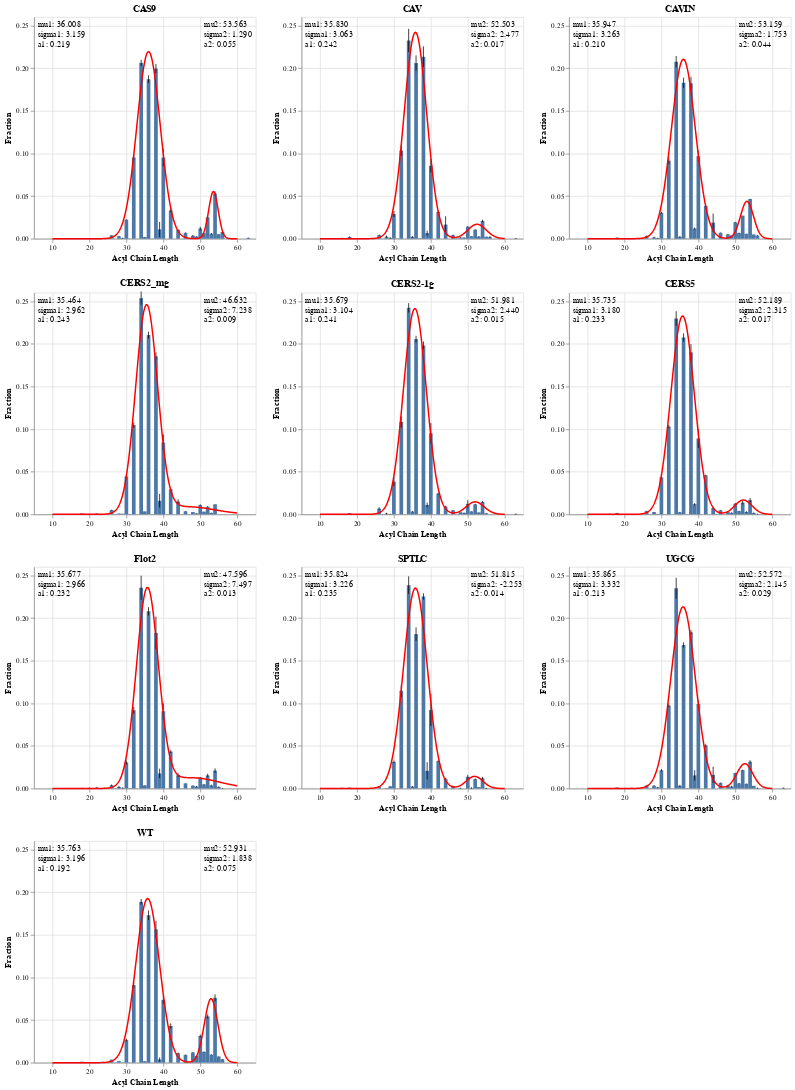

Notebook code cell kept with this figure:
### Code cell
chart_list = []
def gauss(x,mu,sigma,A):
    return A*np.exp(-(x-mu)**2/(2*sigma**2))

def bimodal(x,mu1,sigma1,A1,mu2,sigma2,A2):
    return gauss(x,mu1,sigma1,A1)+gauss(x,mu2,sigma2,A2)

for protein in ptnstd['Mutation'].unique():
    source = ptnstd[ptnstd['Mutation'] == protein]
    
    # create error bars
    err = alt.Chart(source).mark_errorbar(extent='stdev').encode(
        x='Acyl Chain Length:Q',
        y='Fraction:Q',
    )
    
    # create histogram
    bar = alt.Chart(source).mark_bar().encode(
        x='Acyl Chain Length:Q',
        y=alt.Y('mean(Fraction):Q').scale(domain=[0,.26]),
    ).properties(title=protein)
    
    # create gaussian
    x = ptns[(ptns['Acyl Chain Length'] % 2 == 0)]['Acyl Chain Length']
    y = ptns[protein].loc[x.index]
    
    # expected vals
    x1 = x[(x < 51) & (x >= 20)]
    y1 = ptns[protein].loc[x1.index]
    x2 = x[(x >= 51)]
    y2 = ptns[protein].loc[x2.index]
    
    n1 = sum(y1)
    mean1 = sum(x1*y1)/n1                  
    sigma1 = sum(y1*(x1-mean1)**2)/n1
    a1 = max(y1)
    
    n2 = sum(y2)                         
    mean2 = sum(x2*y2)/n2                  
    sigma2 = sum(y2*(x2-mean2)**2)/n2
    a2=max(y2)
    
    expected = [mean1, sigma1, a1, mean2, sigma2, a2]
    # print(protein, expected)
    
    popt,pcov = curve_fit(bimodal,x,y,p0=expected)
    
    xx = np.linspace(10, 60, 500)
    
    s = pd.DataFrame({'Acyl Chain Length':xx, 'y':bimodal(xx, *popt)})
    
    gaus = alt.Chart(s).mark_line(color='red').encode(
        x='Acyl Chain Length:Q',
        y='y:Q'
    )
    
    text1 = alt.Chart({'values':[{}]}).mark_text(
        align="left", baseline="top"
    ).encode(
        x=alt.value(5),  # pixels from left
        y=alt.value(5),  # pixels from top
        text=alt.value([f"mu1: {popt[0]:.3f}", f"sigma1: {popt[1]:.3f}", f"a1: {popt[2]:.3f}"])
    )
    
    text2 = alt.Chart({'values':[{}]}).mark_text(
        align="left", baseline="top"
    ).encode(
        x=alt.value(230),  # pixels from left
        y=alt.value(5),  # pixels from top
        text=alt.value([f"mu2: {popt[3]:.3f}", f"sigma2: {popt[4]:.3f}", f"a2: {popt[5]:.3f}"])
    )
    
    # append to chart list
    chart = bar + err + gaus + text1 + text2
    
    chart_list.append(chart)

bimodal_gauss = alt.hconcat(*chart_list[:3]) & alt.hconcat(*chart_list[3:6]) & alt.hconcat(*chart_list[6:9]) & chart_list[9]
bimodal_gauss

### Figure 1 — Vega-Lite specification as saved in the notebook (floating-point values rounded to 4 significant figures; data arrays with more than 128 entries replaced by an {"elided": "..."} marker saying what was removed)
{"config": {"view": {"continuousWidth": 300, "continuousHeight": 300}}, "vconcat": [{"hconcat": [{"layer": [{"mark": {"type": "bar"}, "encoding": {"x": {"field": "Acyl Chain Length", "type": "quantitative"}, "y": {"aggregate": "mean", "field": "Fraction", "scale": {"domain": [0, 0.26]}, "type": "quantitative"}}, "title": "CAS9"}, {"mark": {"type": "errorbar", "extent": "stdev"}, "encoding": {"x": {"field": "Acyl Chain Length", "type": "quantitative"}, "y": {"field": "Fraction", "type": "quantitative"}}}, {"data": {"name": "data-999a9754da4e2a98440da44bfdbe0ffe"}, "mark": {"type": "line", "color": "red"}, "encoding": {"x": {"field": "Acyl Chain Length", "type": "quantitative"}, "y": {"field": "y", "type": "quantitative"}}}, {"data": {"name": "empty"}, "mark": {"type": "text", "align": "left", "baseline": "top"}, "encoding": {"text": {"value": ["mu1: 36.008", "sigma1: 3.159", "a1: 0.219"]}, "x": {"value": 5}, "y": {"value": 5}}}, {"data": {"name": "empty"}, "mark": {"type": "text", "align": "left", "baseline": "top"}, "encoding": {"text": {"value": ["mu2: 53.563", "sigma2: 1.290", "a2: 0.055"]}, "x": {"value": 230}, "y": {"value": 5}}}], "data": {"name": "data-18b49fcc9df3dbd5865e925378771cc9"}}, {"layer": [{"mark": {"type": "bar"}, "encoding": {"x": {"field": "Acyl Chain Length", "type": "quantitative"}, "y": {"aggregate": "mean", "field": "Fraction", "scale": {"domain": [0, 0.26]}, "type": "quantitative"}}, "title": "CAV"}, {"mark": {"type": "errorbar", "extent": "stdev"}, "encoding": {"x": {"field": "Acyl Chain Length", "type": "quantitative"}, "y": {"field": "Fraction", "type": "quantitative"}}}, {"data": {"name": "data-f541dbc7574e0765a2eb73beda064690"}, "mark": {"type": "line", "color": "red"}, "encoding": {"x": {"field": "Acyl Chain Length", "type": "quantitative"}, "y": {"field": "y", "type": "quantitative"}}}, {"data": {"name": "empty"}, "mark": {"type": "text", "align": "left", "baseline": "top"}, "encoding": {"text": {"value": ["mu1: 35.830", "sigma1: 3.063", "a1: 0.242"]}, "x": {"value": 5}, "y": {"value": 5}}}, {"data": {"name": "empty"}, "mark": {"type": "text", "align": "left", "baseline": "top"}, "encoding": {"text": {"value": ["mu2: 52.503", "sigma2: 2.477", "a2: 0.017"]}, "x": {"value": 230}, "y": {"value": 5}}}], "data": {"name": "data-3fcf9435cb95d8fe45bc7883abde5776"}}, {"layer": [{"mark": {"type": "bar"}, "encoding": {"x": {"field": "Acyl Chain Length", "type": "quantitative"}, "y": {"aggregate": "mean", "field": "Fraction", "scale": {"domain": [0, 0.26]}, "type": "quantitative"}}, "title": "CAVIN"}, {"mark": {"type": "errorbar", "extent": "stdev"}, "encoding": {"x": {"field": "Acyl Chain Length", "type": "quantitative"}, "y": {"field": "Fraction", "type": "quantitative"}}}, {"data": {"name": "data-511cf9263a97d7f1c52b7513d8740760"}, "mark": {"type": "line", "color": "red"}, "encoding": {"x": {"field": "Acyl Chain Length", "type": "quantitative"}, "y": {"field": "y", "type": "quantitative"}}}, {"data": {"name": "empty"}, "mark": {"type": "text", "align": "left", "baseline": "top"}, "encoding": {"text": {"value": ["mu1: 35.947", "sigma1: 3.263", "a1: 0.210"]}, "x": {"value": 5}, "y": {"value": 5}}}, {"data": {"name": "empty"}, "mark": {"type": "text", "align": "left", "baseline": "top"}, "encoding": {"text": {"value": ["mu2: 53.159", "sigma2: 1.753", "a2: 0.044"]}, "x": {"value": 230}, "y": {"value": 5}}}], "data": {"name": "data-b208a4638d2204539f8fe69146dba5cc"}}]}, {"hconcat": [{"layer": [{"mark": {"type": "bar"}, "encoding": {"x": {"field": "Acyl Chain Length", "type": "quantitative"}, "y": {"aggregate": "mean", "field": "Fraction", "scale": {"domain": [0, 0.26]}, "type": "quantitative"}}, "title": "CERS2_mg"}, {"mark": {"type": "errorbar", "extent": "stdev"}, "encoding": {"x": {"field": "Acyl Chain Length", "type": "quantitative"}, "y": {"field": "Fraction", "type": "quantitative"}}}, {"data": {"name": "data-2e436bdb2be37ef73fb17d1ef1d0a019"}, "mark": {"type": "line", "color": "red"}, "encoding": {"x": {"field": "Acyl Chain Length", "type": "quantitative"}, "y": {"field": "y", "type": "quantitative"}}}, {"data": {"name": "empty"}, "mark": {"type": "text", "align": "left", "baseline": "top"}, "encoding": {"text": {"value": ["mu1: 35.464", "sigma1: 2.962", "a1: 0.243"]}, "x": {"value": 5}, "y": {"value": 5}}}, {"data": {"name": "empty"}, "mark": {"type": "text", "align": "left", "baseline": "top"}, "encoding": {"text": {"value": ["mu2: 46.632", "sigma2: 7.238", "a2: 0.009"]}, "x": {"value": 230}, "y": {"value": 5}}}], "data": {"name": "data-ec5dc964247f6dd551d35889ed011526"}}, {"layer": [{"mark": {"type": "bar"}, "encoding": {"x": {"field": "Acyl Chain Length", "type": "quantitative"}, "y": {"aggregate": "mean", "field": "Fraction", "scale": {"domain": [0, 0.26]}, "type": "quantitative"}}, "title": "CERS2-1g"}, {"mark": {"type": "errorbar", "extent": "stdev"}, "encoding": {"x": {"field": "Acyl Chain Length", "type": "quantitative"}, "y": {"field": "Fraction", "type": "quantitative"}}}, {"data": {"name": "data-89e3cf6122be54d1eca0f341a43f03a5"}, "mark": {"type": "line", "color": "red"}, "encoding": {"x": {"field": "Acyl Chain Length", "type": "quantitative"}, "y": {"field": "y", "type": "quantitative"}}}, {"data": {"name": "empty"}, "mark": {"type": "text", "align": "left", "baseline": "top"}, "encoding": {"text": {"value": ["mu1: 35.679", "sigma1: 3.104", "a1: 0.241"]}, "x": {"value": 5}, "y": {"value": 5}}}, {"data": {"name": "empty"}, "mark": {"type": "text", "align": "left", "baseline": "top"}, "encoding": {"text": {"value": ["mu2: 51.981", "sigma2: 2.440", "a2: 0.015"]}, "x": {"value": 230}, "y": {"value": 5}}}], "data": {"name": "data-8c53d01ead741e0b3db1794eb798c0d1"}}, {"layer": [{"mark": {"type": "bar"}, "encoding": {"x": {"field": "Acyl Chain Length", "type": "quantitative"}, "y": {"aggregate": "mean", "field": "Fraction", "scale": {"domain": [0, 0.26]}, "type": "quantitative"}}, "title": "CERS5"}, {"mark": {"type": "errorbar", "extent": "stdev"}, "encoding": {"x": {"field": "Acyl Chain Length", "type": "quantitative"}, "y": {"field": "Fraction", "type": "quantitative"}}}, {"data": {"name": "data-7cab4bb5a4c092ad1467e5a5c408a132"}, "mark": {"type": "line", "color": "red"}, "encoding": {"x": {"field": "Acyl Chain Length", "type": "quantitative"}, "y": {"field": "y", "type": "quantitative"}}}, {"data": {"name": "empty"}, "mark": {"type": "text", "align": "left", "baseline": "top"}, "encoding": {"text": {"value": ["mu1: 35.735", "sigma1: 3.180", "a1: 0.233"]}, "x": {"value": 5}, "y": {"value": 5}}}, {"data": {"name": "empty"}, "mark": {"type": "text", "align": "left", "baseline": "top"}, "encoding": {"text": {"value": ["mu2: 52.189", "sigma2: 2.315", "a2: 0.017"]}, "x": {"value": 230}, "y": {"value": 5}}}], "data": {"name": "data-bcf836e8c876d0f3c55dbb0877dd3e0e"}}]}, {"hconcat": [{"layer": [{"mark": {"type": "bar"}, "encoding": {"x": {"field": "Acyl Chain Length", "type": "quantitative"}, "y": {"aggregate": "mean", "field": "Fraction", "scale": {"domain": [0, 0.26]}, "type": "quantitative"}}, "title": "Flot2"}, {"mark": {"type": "errorbar", "extent": "stdev"}, "encoding": {"x": {"field": "Acyl Chain Length", "type": "quantitative"}, "y": {"field": "Fraction", "type": "quantitative"}}}, {"data": {"name": "data-346b0cdd7b9fcc8b1d5fc6e0afbc8d81"}, "mark": {"type": "line", "color": "red"}, "encoding": {"x": {"field": "Acyl Chain Length", "type": "quantitative"}, "y": {"field": "y", "type": "quantitative"}}}, {"data": {"name": "empty"}, "mark": {"type": "text", "align": "left", "baseline": "top"}, "encoding": {"text": {"value": ["mu1: 35.677", "sigma1: 2.966", "a1: 0.232"]}, "x": {"value": 5}, "y": {"value": 5}}}, {"data": {"name": "empty"}, "mark": {"type": "text", "align": "left", "baseline": "top"}, "encoding": {"text": {"value": ["mu2: 47.596", "sigma2: 7.497", "a2: 0.013"]}, "x": {"value": 230}, "y": {"value": 5}}}], "data": {"name": "data-06f001c2fcd97ad469a461dbf5564340"}}, {"layer": [{"mark": {"type": "bar"}, "encoding": {"x": {"field": "Acyl Chain Length", "type": "quantitative"}, "y": {"aggregate": "mean", "field": "Fraction", "scale": {"domain": [0, 0.26]}, "type": "quantitative"}}, "title": "SPTLC"}, {"mark": {"type": "errorbar", "extent": "stdev"}, "encoding": {"x": {"field": "Acyl Chain Length", "type": "quantitative"}, "y": {"field": "Fraction", "type": "quantitative"}}}, {"data": {"name": "data-e43539c0afe8bdb4da17251aee6b2e7a"}, "mark": {"type": "line", "color": "red"}, "encoding": {"x": {"field": "Acyl Chain Length", "type": "quantitative"}, "y": {"field": "y", "type": "quantitative"}}}, {"data": {"name": "empty"}, "mark": {"type": "text", "align": "left", "baseline": "top"}, "encoding": {"text": {"value": ["mu1: 35.824", "sigma1: 3.226", "a1: 0.235"]}, "x": {"value": 5}, "y": {"value": 5}}}, {"data": {"name": "empty"}, "mark": {"type": "text", "align": "left", "baseline": "top"}, "encoding": {"text": {"value": ["mu2: 51.815", "sigma2: -2.253", "a2: 0.014"]}, "x": {"value": 230}, "y": {"value": 5}}}], "data": {"name": "data-f3f393c52a0d63282a375d5e9b4e8d58"}}, {"layer": [{"mark": {"type": "bar"}, "encoding": {"x": {"field": "Acyl Chain Length", "type": "quantitative"}, "y": {"aggregate": "mean", "field": "Fraction", "scale": {"domain": [0, 0.26]}, "type": "quantitative"}}, "title": "UGCG"}, {"mark": {"type": "errorbar", "extent": "stdev"}, "encoding": {"x": {"field": "Acyl Chain Length", "type": "quantitative"}, "y": {"field": "Fraction", "type": "quantitative"}}}, {"data": {"name": "data-604bbc815abfb45123a26cb94bacc411"}, "mark": {"type": "line", "color": "red"}, "encoding": {"x": {"field": "Acyl Chain Length", "type": "quantitative"}, "y": {"field": "y", "type": "quantitative"}}}, {"data": {"name": "empty"}, "mark": {"type": "text", "align": "left", "baseline": "top"}, "encoding": {"text": {"value": ["mu1: 35.865", "sigma1: 3.332", "a1: 0.213"]}, "x": {"value": 5}, "y": {"value": 5}}}, {"data": {"name": "empty"}, "mark": {"type": "text", "align": "left", "baseline": "top"}, "encoding": {"text": {"value": ["mu2: 52.572", "sigma2: 2.145", "a2: 0.029"]}, "x": {"value": 230}, "y": {"value": 5}}}], "data": {"name": "data-2d0d682da6c42eb26515aaca723fc543"}}]}, {"layer": [{"mark": {"type": "bar"}, "encoding": {"x": {"field": "Acyl Chain Length", "type": "quantitative"}, "y": {"aggregate": "mean", "field": "Fraction", "scale": {"domain": [0, 0.26]}, "type": "quantitative"}}, "title": "WT"}, {"mark": {"type": "errorbar", "extent": "stdev"}, "encoding": {"x": {"field": "Acyl Chain Length", "type": "quantitative"}, "y": {"field": "Fraction", "type": "quantitative"}}}, {"data": {"name": "data-5883cfa74cb62d807b56063ee49b3a46"}, "mark": {"type": "line", "color": "red"}, "encoding": {"x": {"field": "Acyl Chain Length", "type": "quantitative"}, "y": {"field": "y", "type": "quantitative"}}}, {"data": {"name": "empty"}, "mark": {"type": "text", "align": "left", "baseline": "top"}, "encoding": {"text": {"value": ["mu1: 35.763", "sigma1: 3.196", "a1: 0.192"]}, "x": {"value": 5}, "y": {"value": 5}}}, {"data": {"name": "empty"}, "mark": {"type": "text", "align": "left", "baseline": "top"}, "encoding": {"text": {"value": ["mu2: 52.931", "sigma2: 1.838", "a2: 0.075"]}, "x": {"value": 230}, "y": {"value": 5}}}], "data": {"name": "data-aa38a626393f6fab03cc26707427bc36"}}], "$schema": "https://vega.github.io/schema/vega-lite/v5.16.3.json", "datasets": {"data-18b49fcc9df3dbd5865e925378771cc9": {"elided": "172 records"}, "data-999a9754da4e2a98440da44bfdbe0ffe": {"elided": "500 records"}, "empty": [{}], "data-3fcf9435cb95d8fe45bc7883abde5776": {"elided": "172 records"}, "data-f541dbc7574e0765a2eb73beda064690": {"elided": "500 records"}, "data-b208a4638d2204539f8fe69146dba5cc": {"elided": "172 records"}, "data-511cf9263a97d7f1c52b7513d8740760": {"elided": "500 records"}, "data-ec5dc964247f6dd551d35889ed011526": {"elided": "172 records"}, "data-2e436bdb2be37ef73fb17d1ef1d0a019": {"elided": "500 records"}, "data-8c53d01ead741e0b3db1794eb798c0d1": {"elided": "172 records"}, "data-89e3cf6122be54d1eca0f341a43f03a5": {"elided": "500 records"}, "data-bcf836e8c876d0f3c55dbb0877dd3e0e": {"elided": "172 records"}, "data-7cab4bb5a4c092ad1467e5a5c408a132": {"elided": "500 records"}, "data-06f001c2fcd97ad469a461dbf5564340": {"elided": "172 records"}, "data-346b0cdd7b9fcc8b1d5fc6e0afbc8d81": {"elided": "500 records"}, "data-f3f393c52a0d63282a375d5e9b4e8d58": {"elided": "172 records"}, "data-e43539c0afe8bdb4da17251aee6b2e7a": {"elided": "500 records"}, "data-2d0d682da6c42eb26515aaca723fc543": {"elided": "172 records"}, "data-604bbc815abfb45123a26cb94bacc411": {"elided": "500 records"}, "data-aa38a626393f6fab03cc26707427bc36": {"elided": "172 records"}, "data-5883cfa74cb62d807b56063ee49b3a46": {"elided": "500 records"}}}
